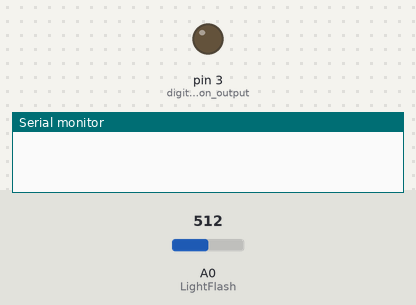
Simulated run of this sketch. Board: Arduino Uno, built with avr-gcc and run on an emulated ATmega328P. Parts: output pins drawn as LEDs (lit = HIGH), the last lines printed to the serial monitor. The test bench sets the inputs (shaded band); at power-on: A0 (LightFlash) = 512.

Above: at 0.01 s.
At 1.29 s:
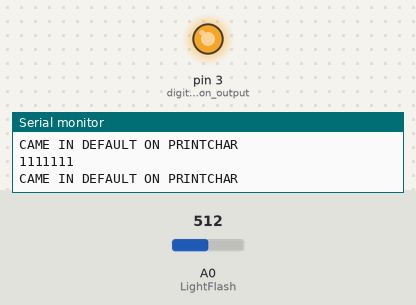
1.3 s: A0 (LightFlash) set to 485
At 3.25 s:
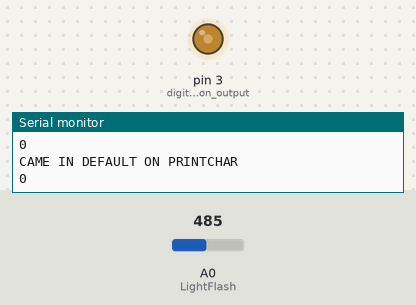
Timing chart, 0 to 10.3 s (numbered marks = the images above; inputs shaded):
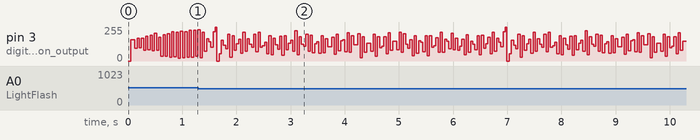

Measured:
- the behaviour switches between 501 and 500 on A0 (LightFlash) (found by bisection; images 1 and 2)

The sketch:

character_transmission.ino
```cpp
static int TRESHOLD = 500;
static unsigned int standardDelay = 1350; //1350 is limit

void setup() {
  Serial.begin(9600); // 9600 bits per second
  pinMode(3,OUTPUT); //digital PWM 3 on output
  int sensorValue = 0;
}

void loop() {
  //read every 100ms
  //high A0 value is one, low A0 value is zero
  WriteChar('a');
  WriteChar('b');
  WriteChar('c');
  WriteChar('d');
  WriteChar('e');
  WriteChar('f');
  WriteChar('g');
  WriteChar('h');
  WriteChar('i');
  WriteChar('j');
  WriteChar('k');
  WriteChar('l');
  WriteChar('m');
  WriteChar('n');
  WriteChar('o');
  WriteChar('p');
  WriteChar('q');
  WriteChar('r');
  WriteChar('s');
  WriteChar('t');
  WriteChar('u');
  WriteChar('v');
  WriteChar('w');
  WriteChar('x');
  WriteChar('y');
  WriteChar('z');
}

void WriteChar(char str){
  switch (str - '0'){
    case 49:
      //code for a is 011 0001
      LightFlash(false, true, true, false, false, false, true);
      break;
    case 50:
      //code for b is 011 0010
      LightFlash(false, true, true, false, false, true, false);
      break;
    case 51:
      //code for c is 011 0011
      LightFlash(false, true, true, false, false, true, true);
      break;
    case 52:
      //code for d is 011 0100
      LightFlash(false, true, true, false, true, false, false);
      break;
    case 53:
      //code for e is 011 0101
      LightFlash(false, true, true, false, true, false, true);
      break;
    case 54:
      //code for f is 011 0110
      LightFlash(false, true, true, false, true, true, false);
      break;
    case 55:
      //code for g is 011 0111
      LightFlash(false, true, true, false, true, true, true);
      break;
    case 56:
      //code for h is 011 1000
      LightFlash(false, true, true, true, false, false, false);
      break;
    case 57:
      //code for i is 011 1001
      LightFlash(false, true, true, true, false, false, true);
      break;
    case 58:
      //code for j is 011 1010
      LightFlash(false, true, true, true, false, true, false);
      break;
    case 59:
      //code for k is 011 1011
      LightFlash(false, true, true, true, false, true, true);
      break;
    case 60:
      //code for l is 011 1100
      LightFlash(false, true, true, true, true, false, false);
      break;
    case 61:
      //code for m is 011 1101
      LightFlash(false, true, true, true, true, false, true);
      break;
    case 62:
      //code for n is 011 1110
      LightFlash(false, true, true, true, true, true, false);
      break;
    case 63:
      //code for o is 011 1111
      LightFlash(false, true, true, true, true, true, true);
      break;
    case 64:
      //code for p is 100 0000
      LightFlash(true, false, false, false, false, false, false);
      break;
    case 65:
      //code for q is 100 0001
      LightFlash(true, false, false, false, false, false, true);
      break;
    case 66:
      //code for r is 100 0010
      LightFlash(true, false, false, false, false, true, false);
      break;
    case 67:
      //code for s is 100 0011
      LightFlash(true, false, false, false, false, true, true);
      break;
    case 68:
      //code for t is 100 0100
      LightFlash(true, false, false, false, true, false, false);
      break;
    case 69:
      //code for u is 100 0101
      LightFlash(true, false, false, false, true, false, true);
      break;
    case 70:
      //code for v is 100 0110
      LightFlash(true, false, false, false, true, true, false);
      break;
    case 71:
      //code for w is 100 0111
      LightFlash(true, false, false, false, true, true, true);
      break;
    case 72:
      //code for x is 100 1000
      LightFlash(true, false, false, true, false, false, false);
      break;
    case 73:
      //code for y is 100 1001
      LightFlash(true, false, false, true, false, false, true);
      break;
    case 74:
      //code for z is 100 1010
      LightFlash(true, false, false, true, false, true, false);
      break;
    default:
      Serial.println(str - '0');
      Serial.println("CAME IN DEFAULT IN WRITECHAR");
      break;
  }
}

void LightFlash(boolean a, boolean b, boolean c, boolean d, boolean e, boolean f, boolean g){


  digitalWrite(3,LOW);
  if (a == true){
    digitalWrite(3,HIGH);
  }
  delayMicroseconds(standardDelay/2);
  boolean sensorValue1 = (analogRead(A0)>TRESHOLD);
  delayMicroseconds(standardDelay/2);

  digitalWrite(3,LOW);
  if (b == true){
    digitalWrite(3,HIGH);
  }
  delayMicroseconds(standardDelay/2);
  boolean sensorValue2 = (analogRead(A0)>TRESHOLD);
  delayMicroseconds(standardDelay/2);

  digitalWrite(3,LOW);
  if (c == true){
    digitalWrite(3,HIGH);
  }
  delayMicroseconds(standardDelay/2);
  boolean sensorValue3 = (analogRead(A0)>TRESHOLD);
  delayMicroseconds(standardDelay/2);

  digitalWrite(3,LOW);
  if (d == true){
    digitalWrite(3,HIGH);
  }
  delayMicroseconds(standardDelay/2);
  boolean sensorValue4 = (analogRead(A0)>TRESHOLD);
  delayMicroseconds(standardDelay/2);

  digitalWrite(3,LOW);
  if (e == true){
    digitalWrite(3,HIGH);
  }
  delayMicroseconds(standardDelay/2);
  boolean sensorValue5 = (analogRead(A0)>TRESHOLD);
  delayMicroseconds(standardDelay/2);

  digitalWrite(3,LOW);
  if (f == true){
    digitalWrite(3,HIGH);
  }
  delayMicroseconds(standardDelay/2);
  boolean sensorValue6 = (analogRead(A0)>TRESHOLD);
  delayMicroseconds(standardDelay/2);

  digitalWrite(3,LOW);
  if (g == true){
    digitalWrite(3,HIGH);
  }
  delayMicroseconds(standardDelay/2);
  boolean sensorValue7 = (analogRead(A0)>TRESHOLD);
  delayMicroseconds(standardDelay/2);
  delayMicroseconds(3*standardDelay); //1 second passed

  long result = 0;
  result = 1000000*sensorValue1 + 100000*sensorValue2 + 10000*sensorValue3
  + 1000*sensorValue4 + 100*sensorValue5 + 10*sensorValue6 + 1*sensorValue7;
  //Serial.println(result);
  PrintChar(result);
}

void PrintChar(long binary){
  switch (binary){
    case 110001:
      //code for a is 011 0001
      Serial.println("a");
      break;
    case 110010:
      //code for b is 011 0010
      Serial.println("b");
      break;
    case 110011:
      //code for c is 011 0011
      Serial.println("c");
      break;
    case 110100:
      //code for d is 011 0100
      Serial.println("d");
      break;
    case 110101:
      //code for e is 011 0101
      Serial.println("e");
      break;
    case 110110:
      //code for f is 011 0110
      Serial.println("f");
      break;
    case 110111:
      //code for g is 011 0111
      Serial.println("g");
      break;
    case 111000:
      //code for h is 011 1000
      Serial.println("h");
      break;
    case 111001:
      //code for i is 011 1001
      Serial.println("i");
      break;
    case 111010:
      //code for j is 011 1010
      Serial.println("j");
      break;
    case 111011:
      //code for k is 011 1011
      Serial.println("k");
      break;
    case 111100:
      //code for l is 011 1100
      Serial.println("l");
      break;
    case 111101:
      //code for m is 011 1101
      Serial.println("m");
      break;
    case 111110:
      //code for n is 011 1110
      Serial.println("n");
      break;
    case 111111:
      //code for o is 011 1111
      Serial.println("o");
      break;
    case 1000000:
      //code for p is 100 0000
      Serial.println("p");
      break;
    case 1000001:
      //code for q is 100 0001
      Serial.println("q");
      break;
    case 1000010:
      //code for r is 100 0010
      Serial.println("r");
      break;
    case 1000011:
      //code for s is 100 0011
      Serial.println("s");
      break;
    case 1000100:
      //code for t is 100 0100
      Serial.println("t");
      break;
    case 1000101:
      //code for u is 100 0101
      Serial.println("u");
      break;
    case 1000110:
      //code for v is 100 0110
      Serial.println("v");
      break;
    case 1000111:
      //code for w is 100 0111
      Serial.println("w");
      break;
    case 1001000:
      //code for x is 100 1000
      Serial.println("x");
      break;
    case 1001001:
      //code for y is 100 1001
      Serial.println("y");
      break;
    case 1001010:
      //code for z is 100 1010
      Serial.println("z");
      break;
    case 11000:
      Serial.println("Debug 1: character not recognised");
      break;
    case 1011001:
      Serial.println("Debug 2: character not recognised");
      break;
    case 100001:
      Serial.println("Debug 3: character not recognised");
      break;
    case 1011000:
      Serial.println("Debug 4: character not recognised");
      break;
    default:
      Serial.println(binary);
      Serial.println("CAME IN DEFAULT ON PRINTCHAR");
      break;
  }
}
```
